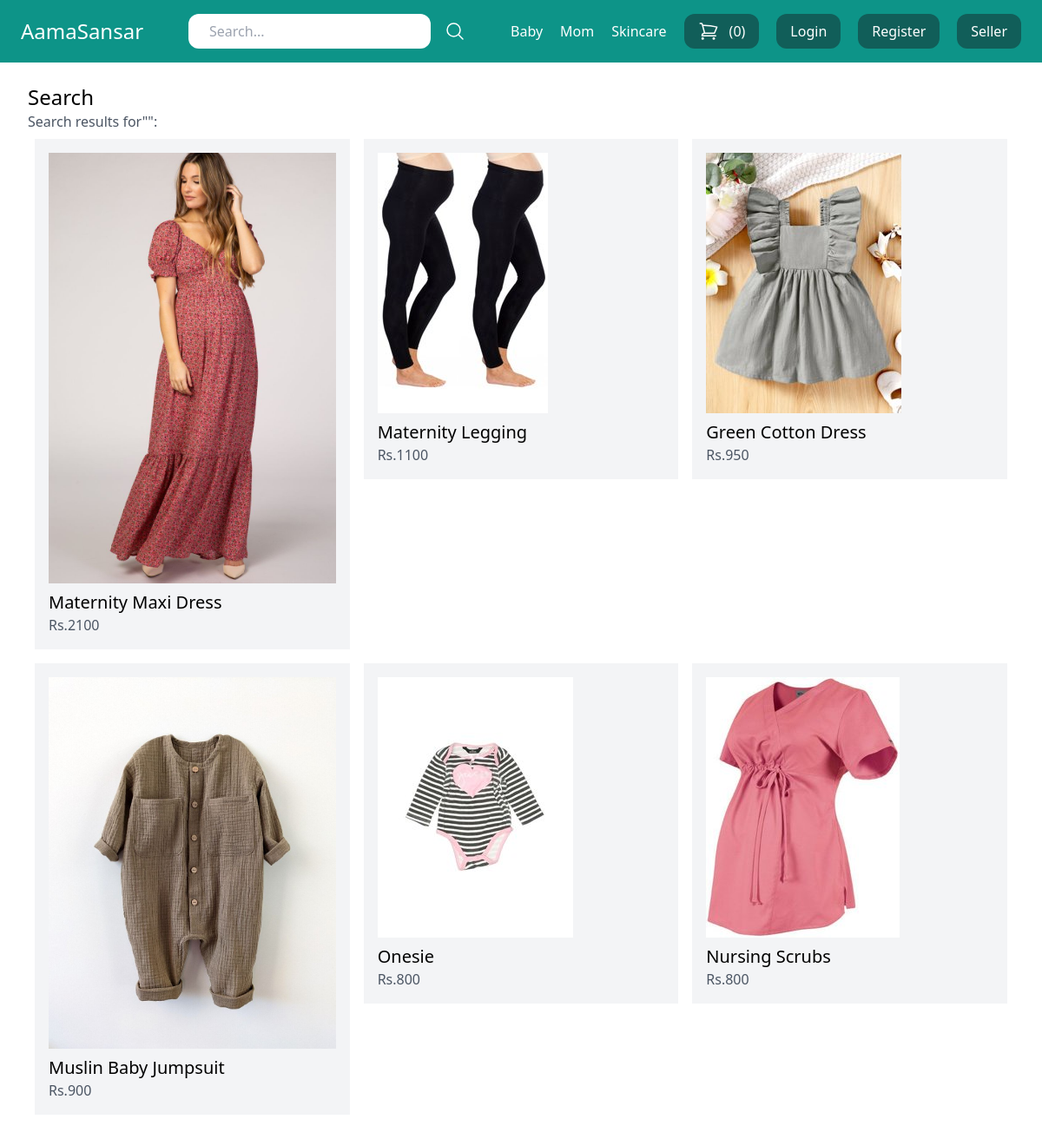
The app's page /search/ with its own data.
### store/models.py (models this page shows, shortened)
class Category(models.Model):
    title = models.CharField(max_length=50)
    slug = models.SlugField(max_length=50)
    class Meta:
        verbose_name_plural = 'Categories'

class Product(models.Model):
    DRAFT = 'Draft'
    WAITING_APPROVAL = 'Waitingapproval'
    ACTIVE = 'Active'
    DELETED = 'Deleted'
    STATUS_CHOICES = (
        (DRAFT, 'Draft'),
        (WAITING_APPROVAL, 'Waiting approval'),
        (ACTIVE, 'Active'),
        (DELETED, 'Deleted')
    )
    user = models.ForeignKey(User, related_name='products', on_delete=models.CASCADE )
    category = models.ForeignKey(Category, related_name='products', on_delete=models.CASCADE)
    title = models.CharField(max_length=50)
    slug = models.SlugField(max_length=50)
    description = models.TextField(blank=True)
    price = models.IntegerField()
    image = models.ImageField(upload_to='uploads/product_images/', blank=True, null=True)
    thumbnail = models.ImageField(upload_to='uploads/product_images/thumbnail/', blank=True, null=True)
    status = models.CharField(max_length=50, choices=STATUS_CHOICES, default=ACTIVE)
    class Meta:
        ordering = ('-price',)
    def get_thumbnail(self):
        if self.thumbnail:
            return self.thumbnail.url
        else:
            if self.image:
                self.thumbnail = self.make_thumbnail(self.image)
                self.save()
                return self.thumbnail.url
            else:
                return 'https://via.placeholder.com/240x240x.jpg'
    def make_thumbnail(self, image, size=(300, 300)):
        img = Image.open(image)
        img.convert('RGB')
        img.thumbnail(size)
        thumb_io = BytesIO()
        img.save(thumb_io, 'JPEG', quality=85)
        name = image.name.replace('uploads/product_images/', '')
        thumbnail = File(thumb_io, name=name)
        return thumbnail

### store/views.py (the view)
# urls.py: path('search/', views.search, name='search'),
def search(request):
    query = request.GET.get('query', '')
    products = Product.objects.filter(status=Product.ACTIVE).filter(Q(title__icontains=query) | Q(description__icontains=query))
    return render(request, 'store/search.html',{
        'query': query,
        'products': products,
    })

### store/cart.py (called while the page is built)
    def __len__(self):
        return sum(item['quantity'] for item in self.cart.values())

### store/context_processors.py (called while the page is built)
def cart(request):
    return{'cart': Cart(request)}

### store/templatetags/menu.py (called while the page is built)
@register.inclusion_tag('core/menu.html')
def menu():
    categories = Category.objects.all()
    return{'categories':categories}

### store/templates/store/search.html (shortened to what this page needs)
{% extends 'core/base.html' %}
{% block content %}
<h1 class="text-2xl">Search</h1>
<h2 class="text-s text-gray-600">Search results for"{{ query }}":</h2>
{% if products %}
<div class="flex flex-wrap">
{% for product in  products %}
    <div class="product w-1/3 p-2">
        <div class="p-4 bg-gray-100">
            <a href="{% url 'product_detail' product.category.slug product.slug %}">
            <div class="image mb-2">
                <img src= "{{ product.get_thumbnail }}"alt="Image of {{ product.title }}">
            </div>
          <h2 class="text-xl"> {{ product.title }} </h2>
          <p class="text-s text-gray-600">Rs.{{ product.price }}</p>
          </a>
        </div>
    </div>
    {% endfor %}
</div>
{% else %}
   <p>There are no products matching this query!</p>
{% endif %}
{% endblock %}

### core/templates/core/base.html (shortened to what this page needs)
{% load menu %}
<!doctype html>
<html>
<head>
  <script src="https://cdn.tailwindcss.com"></script>
</head>
<body>
    <nav class="max-w-10xl mx-auto py-4 px-6 flex items-center justify-between bg-teal-600">
        <div class="logo">
            <a href="/" class="text-2xl text-white">AamaSansar</a>
        </div>
        <div class="serach">
            <form method="get" action="/search/" class="flex items-center space-x-4">
                <input type="search" name="query" placeholder="Search..." class="py-2 px-6 rounded-xl">
                <button>
                    <svg xmlns="http://www.w3.org/2000/svg" fill="none" viewBox="0 0 24 24" stroke-width="1.5" stroke="currentColor" class="w-6 h-6 text-white">
                        <path stroke-linecap="round" stroke-linejoin="round" d="M21 21l-5.197-5.197m0 0A7.5 7.5 0 105.196 5.196a7.5 7.5 0 0010.607 10.607z" />
                      </svg>
                </button>
            </form>
        </div>
        <div class="flex items-center space-x-5">
            {% menu %}
            <a href="{% url 'cart_view' %}"class="flex space-x-3 py-2 px-4 bg-teal-800 rounded-xl text-white hover:bg-teal-900">
                  <span>({{ cart|length }})</span> </a>
            <a href="{% url 'login' %}" class="py-2 px-4 bg-teal-800 rounded-xl text-white hover:bg-teal-900">Login</a>
            <a href="/" class="py-2 px-4 bg-teal-800 rounded-xl text-white hover:bg-teal-900">Register</a>
            <a href="{% url 'seller' %}" class="py-2 px-4 bg-teal-800 rounded-xl text-white hover:bg-teal-900">Seller</a>
        </div>
    </nav>
    <div class="max-w-6xl mx-auto py-6 px-2">
  {% block content %}
  {% endblock %}
    </div>
</body>
</html>

### core/templates/core/menu.html
{% for category in categories %}
<a href="{% url 'category_detail' category.slug %}" class="text-white">{{category.title}}</a>
{% endfor %}

### records on screen
Category: title "Baby"
Category: title "Mom"
Category: title "Skincare"
Product: get_thumbnail (picture), title "Maternity Maxi Dress", price "2100"
Product: get_thumbnail (picture), title "Maternity Legging", price "1100"
Product: get_thumbnail (picture), title "Green Cotton Dress", price "950"
Product: get_thumbnail (picture), title "Muslin Baby Jumpsuit", price "900"
Product: get_thumbnail (picture), title "Onesie", price "800"
Product: get_thumbnail (picture), title "Nursing Scrubs", price "800"

### other values on screen
{{ cart|length }} "0"
